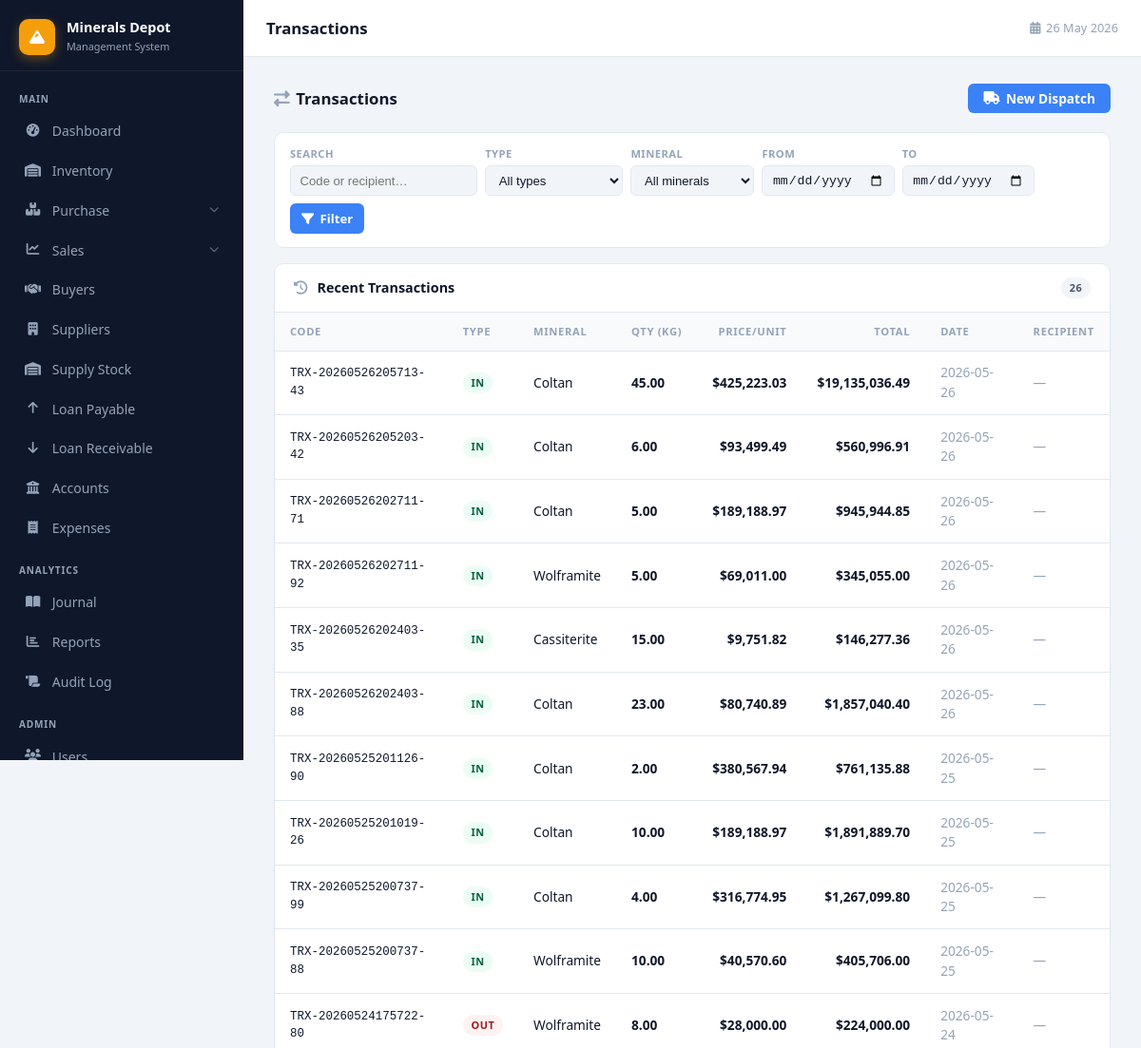
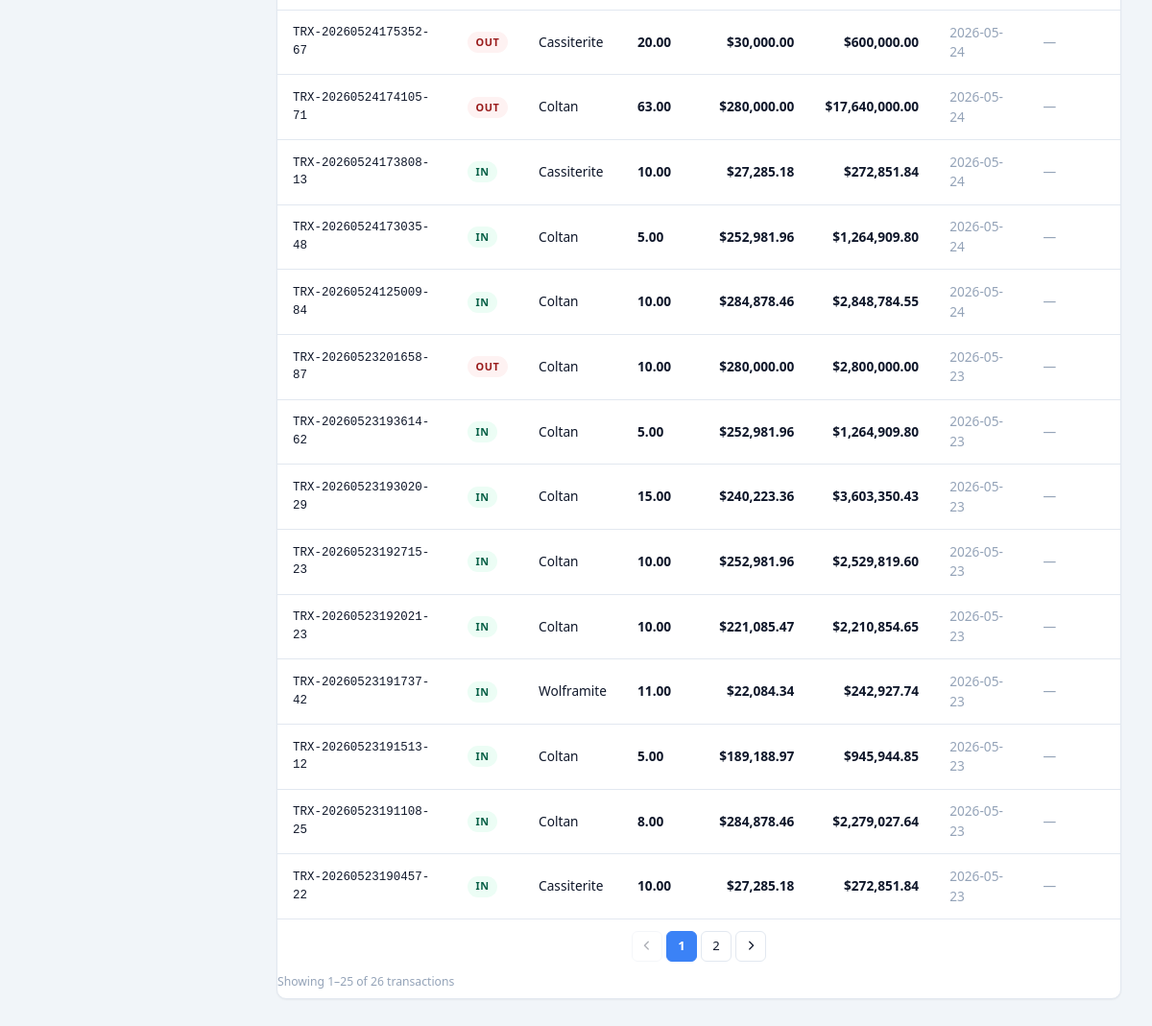
Screenshot of /transactions.php (signed in) with the database file from the repository (2 pictures, top to bottom).
### tables this page shows
CREATE TABLE `transactions` (
  `id` int(11) NOT NULL,
  `transaction_code` varchar(50) NOT NULL,
  `transaction_type` enum('IN','OUT') NOT NULL,
  `batch_id` int(11) DEFAULT NULL,
  `mineral_type_id` int(11) DEFAULT NULL,
  `quantity` decimal(12,3) NOT NULL,
  `transaction_date` date NOT NULL,
  `price_per_unit` decimal(15,2) DEFAULT NULL,
  `total_amount` decimal(15,2) DEFAULT NULL,
  `reference_number` varchar(100) DEFAULT NULL,
  `recipient_company` varchar(200) DEFAULT NULL,
  `driver_name` varchar(100) DEFAULT NULL,
  `vehicle_number` varchar(50) DEFAULT NULL,
  `notes` text DEFAULT NULL,
  `created_by` int(11) DEFAULT NULL,
  `created_at` timestamp NOT NULL DEFAULT current_timestamp()
);

CREATE TABLE `mineral_types` (
  `id` int(11) NOT NULL,
  `name` varchar(50) NOT NULL,
  `unit` varchar(20) DEFAULT 'kg',
  `description` text DEFAULT NULL
);

### transactions.php (the view, shortened to what this page needs)
<?php
require_once 'config/database.php';
$filters = [
    'search'          => trim($_GET['search']     ?? ''),
    'type'            => $_GET['type']            ?? '',
    'mineral_type_id' => $_GET['mineral_type_id'] ?? '',
    'date_from'       => $_GET['date_from']       ?? '',
    'date_to'         => $_GET['date_to']         ?? '',
];
$per_page = 25;
$page     = max(1, intval($_GET['page'] ?? 1));
$where = []; $params = [];
$where_sql = $where ? 'WHERE '.implode(' AND ', $where) : '';
$count_s = $pdo->prepare("SELECT COUNT(*) FROM transactions t $where_sql");
$count_s->execute($params);
$total       = (int)$count_s->fetchColumn();
$total_pages = max(1, (int)ceil($total / $per_page));
$page        = min($page, $total_pages);
$offset      = ($page - 1) * $per_page;
$stmt = $pdo->prepare("
    SELECT t.*, mt.name AS mineral_name
    FROM transactions t
    JOIN mineral_types mt ON t.mineral_type_id = mt.id
    $where_sql
    ORDER BY t.created_at DESC
    LIMIT $per_page OFFSET $offset
");
$stmt->execute($params);
$transactions = $stmt->fetchAll();
$has_filters = (bool)array_filter($filters);
include 'includes/header.php';
?>
<div class="page-header">
    <h2><i class="fas fa-right-left" style="margin-right:.4rem;color:var(--text-muted)"></i>Transactions</h2>
    <button class="btn btn-primary" onclick="openModal()">
        <i class="fas fa-truck"></i> New Dispatch
    </button>
</div>
<form method="GET" action="transactions.php" class="filter-bar">
    <div class="filter-group">
        <label>Search</label>
        <input type="search" name="search" placeholder="Code or recipient…"
               value="<?= htmlspecialchars($filters['search']) ?>">
    </div>
    <div class="filter-group">
        <label>Type</label>
        <select name="type">
            <option value="">All types</option>
        </select>
    </div>
    <div class="filter-group">
        <label>Mineral</label>
        <select name="mineral_type_id">
            <option value="">All minerals</option>
        </select>
    </div>
    <div class="filter-group">
        <label>From</label>
        <input type="date" name="date_from" value="<?= htmlspecialchars($filters['date_from']) ?>">
    </div>
    <div class="filter-group">
        <label>To</label>
        <input type="date" name="date_to" value="<?= htmlspecialchars($filters['date_to']) ?>">
    </div>
    <div class="filter-actions">
        <button type="submit" class="btn btn-primary" style="height:2rem;padding:0 .75rem;font-size:.82rem">
            <i class="fas fa-filter"></i> Filter
        </button>
    </div>
</form>
<div class="card">
    <div class="card-header">
        <span><i class="fas fa-clock-rotate-left" style="margin-right:.4rem;color:var(--text-muted)"></i>
            <?= $has_filters ? 'Filtered Transactions' : 'Recent Transactions' ?>
        </span>
        <span class="badge badge-secondary" id="txn-count"><?= $total ?></span>
    </div>
    <div style="overflow-x:auto">
        <table>
            <thead>
                <tr>
                    <th>Code</th><th>Type</th><th>Mineral</th>
                    <th>Qty (kg)</th>
                    <th style="text-align:right">Price/unit</th>
                    <th style="text-align:right">Total</th>
                    <th>Date</th><th>Recipient</th>
                </tr>
            </thead>
            <tbody id="txn-tbody">
                <?php foreach($transactions as $t): ?>
                <tr>
                    <td class="font-mono" style="font-size:.78rem"><?= htmlspecialchars($t['transaction_code']) ?></td>
                    <td>
                        <span class="badge <?= $t['transaction_type']==='IN'?'badge-success':'badge-danger' ?>">
                            <?= $t['transaction_type'] ?>
                        </span>
                    </td>
                    <td><?= htmlspecialchars($t['mineral_name']) ?></td>
                    <td class="fw-600"><?= number_format($t['quantity'],2) ?></td>
                    <td style="text-align:right" class="fw-600">
                        <?= $t['price_per_unit'] !== null ? '$'.number_format($t['price_per_unit'],2) : '<span class="text-muted">—</span>' ?>
                    </td>
                    <td style="text-align:right" class="fw-600">
                        <?= $t['total_amount'] !== null ? '$'.number_format($t['total_amount'],2) : '<span class="text-muted">—</span>' ?>
                    </td>
                    <td class="text-muted"><?= $t['transaction_date'] ?></td>
                    <td class="text-muted"><?= htmlspecialchars($t['recipient_company']??'—') ?></td>
                </tr>
                <?php endforeach; ?>
            </tbody>
        </table>
    </div>
    <?php if($total_pages > 1): ?>
    <?= paginate($page, $total_pages, $filters, 'transactions.php') ?>
    <p class="pagination-info" style="padding-bottom:.5rem">
        Showing <?= $offset + 1 ?>–<?= min($offset + $per_page, $total) ?> of <?= $total ?> transactions
    </p>
    <?php endif; ?>
</div>
<?php include 'includes/footer.php'; ?>

### css/style.css (style rules this page uses)
:root { --sidebar-w: 256px; --topbar-h: 60px; --sidebar-bg: #0f172a; --sidebar-text: #94a3b8; --sidebar-hover: rgba(255,255,255,.07); --sidebar-active: #1d4ed8; --accent: #f59e0b; --primary: #3b82f6; --primary-dark: #1d4ed8; --success: #10b981; --danger: #ef4444; --warning: #f59e0b; --bg: #f1f5f9; --surface: #ffffff; --border: #e2e8f0; --text: #0f172a; --text-sec: #475569; --text-muted: #94a3b8; --shadow-sm: 0 1px 2px rgba(0,0,0,.05); --shadow: 0 1px 3px rgba(0,0,0,.10),0 1px 2px rgba(0,0,0,.06); --shadow-md: 0 4px 6px -1px rgba(0,0,0,.10),0 2px 4px -1px rgba(0,0,0,.06); --shadow-lg: 0 10px 25px -3px rgba(0,0,0,.15); --r-sm: 6px; --r: 10px; --r-lg: 16px; }
*,*::before,*::after { margin:0; padding:0; box-sizing:border-box; }
body { font-family:'Segoe UI',system-ui,-apple-system,sans-serif; background:var(--bg); color:var(--text); line-height:1.5; font-size:14px; }
.page-header { display:flex; align-items:center; justify-content:space-between; margin-bottom:1.25rem; flex-wrap:wrap; gap:.75rem; }
.page-header h2 { font-size:1.05rem; font-weight:700; }
.card { background:var(--surface); border-radius:var(--r); border:1px solid var(--border); box-shadow:var(--shadow-sm); }
.card-header { padding:.875rem 1.25rem; border-bottom:1px solid var(--border); font-weight:600; font-size:.9rem; display:flex; align-items:center; justify-content:space-between; gap:.75rem; }
table { width:100%; border-collapse:collapse; background:var(--surface); font-size:.855rem; }
thead th { background:#f8fafc; color:var(--text-muted); font-weight:600; font-size:.7rem; text-transform:uppercase; letter-spacing:.06em; padding:.7rem 1rem; text-align:left; border-bottom:1px solid var(--border); white-space:nowrap; }
tbody td { padding:.8rem 1rem; border-bottom:1px solid var(--border); vertical-align:middle; }
tbody tr:last-child td { border-bottom:none; }
.btn { display:inline-flex; align-items:center; gap:.4rem; padding:.55rem 1rem; border:none; border-radius:var(--r-sm); font-size:.855rem; font-weight:600; cursor:pointer; transition:background .15s,opacity .15s,transform .1s; text-decoration:none; white-space:nowrap; font-family:inherit; line-height:1; }
.btn-primary { background:var(--primary); color:#fff; }
.badge { display:inline-flex; align-items:center; padding:.18rem .55rem; border-radius:999px; font-size:.68rem; font-weight:700; text-transform:uppercase; letter-spacing:.05em; white-space:nowrap; }
.badge-success { background:#ecfdf5; color:#065f46; }
.badge-danger { background:#fef2f2; color:#991b1b; }
.badge-secondary { background:#f1f5f9; color:#475569; }
.filter-bar { display:flex; gap:.5rem; flex-wrap:wrap; align-items:flex-end; padding:.875rem 1rem; background:var(--surface); border:1px solid var(--border); border-radius:var(--r); margin-bottom:1rem; }
.filter-group { display:flex; flex-direction:column; gap:.2rem; }
.filter-group label { font-size:.7rem; color:var(--text-muted); font-weight:600; text-transform:uppercase; letter-spacing:.04em; }
.filter-group select, .filter-group input[type=text], .filter-group input[type=date], .filter-group input[type=search] { padding:.35rem .6rem; font-size:.82rem; border:1px solid var(--border); border-radius:var(--r-sm); background:var(--bg); color:var(--text); height:2rem; min-width:130px; }
.filter-group input[type=search] { min-width:180px; }
.filter-actions { display:flex; gap:.4rem; align-self:flex-end; }
.pagination-info { font-size:.76rem; color:var(--text-muted); }
.text-muted { color:var(--text-muted); }
.fw-600 { font-weight:600; }
.font-mono { font-family:'Consolas','Monaco',monospace; font-size:.85em; }

### rows the page displays
transactions: transaction_code "TRX-20260526205713-43", transaction_type "IN", mineral_type.name "Coltan", quantity "45.00", price_per_unit "425,223.03", total_amount "19,135,036.49", transaction_date "2026-05-26", recipient_company "—"
transactions: transaction_code "TRX-20260526205203-42", transaction_type "IN", mineral_type.name "Coltan", quantity "6.00", price_per_unit "93,499.49", total_amount "560,996.91", transaction_date "2026-05-26", recipient_company "—"
transactions: transaction_code "TRX-20260526202711-71", transaction_type "IN", mineral_type.name "Coltan", quantity "5.00", price_per_unit "189,188.97", total_amount "945,944.85", transaction_date "2026-05-26", recipient_company "—"
transactions: transaction_code "TRX-20260526202711-92", transaction_type "IN", mineral_type.name "Wolframite", quantity "5.00", price_per_unit "69,011.00", total_amount "345,055.00", transaction_date "2026-05-26", recipient_company "—"
transactions: transaction_code "TRX-20260526202403-35", transaction_type "IN", mineral_type.name "Cassiterite", quantity "15.00", price_per_unit "9,751.82", total_amount "146,277.36", transaction_date "2026-05-26", recipient_company "—"
transactions: transaction_code "TRX-20260526202403-88", transaction_type "IN", mineral_type.name "Coltan", quantity "23.00", price_per_unit "80,740.89", total_amount "1,857,040.40", transaction_date "2026-05-26", recipient_company "—"
transactions: transaction_code "TRX-20260525201126-90", transaction_type "IN", mineral_type.name "Coltan", quantity "2.00", price_per_unit "380,567.94", total_amount "761,135.88", transaction_date "2026-05-25", recipient_company "—"
transactions: transaction_code "TRX-20260525201019-26", transaction_type "IN", mineral_type.name "Coltan", quantity "10.00", price_per_unit "189,188.97", total_amount "1,891,889.70", transaction_date "2026-05-25", recipient_company "—"
transactions: transaction_code "TRX-20260525200737-99", transaction_type "IN", mineral_type.name "Coltan", quantity "4.00", price_per_unit "316,774.95", total_amount "1,267,099.80", transaction_date "2026-05-25", recipient_company "—"
transactions: transaction_code "TRX-20260525200737-88", transaction_type "IN", mineral_type.name "Wolframite", quantity "10.00", price_per_unit "40,570.60", total_amount "405,706.00", transaction_date "2026-05-25", recipient_company "—"
transactions: transaction_code "TRX-20260524175722-80", transaction_type "OUT", mineral_type.name "Wolframite", quantity "8.00", price_per_unit "28,000.00", total_amount "224,000.00", transaction_date "2026-05-24", recipient_company "—"
transactions: transaction_code "TRX-20260524175352-67", transaction_type "OUT", mineral_type.name "Cassiterite", quantity "20.00", price_per_unit "30,000.00", total_amount "600,000.00", transaction_date "2026-05-24", recipient_company "—"
transactions: transaction_code "TRX-20260524174105-71", transaction_type "OUT", mineral_type.name "Coltan", quantity "63.00", price_per_unit "280,000.00", total_amount "17,640,000.00", transaction_date "2026-05-24", recipient_company "—"
transactions: transaction_code "TRX-20260524173808-13", transaction_type "IN", mineral_type.name "Cassiterite", quantity "10.00", price_per_unit "27,285.18", total_amount "272,851.84", transaction_date "2026-05-24", recipient_company "—"
transactions: transaction_code "TRX-20260524173035-48", transaction_type "IN", mineral_type.name "Coltan", quantity "5.00", price_per_unit "252,981.96", total_amount "1,264,909.80", transaction_date "2026-05-24", recipient_company "—"
transactions: transaction_code "TRX-20260524125009-84", transaction_type "IN", mineral_type.name "Coltan", quantity "10.00", price_per_unit "284,878.46", total_amount "2,848,784.55", transaction_date "2026-05-24", recipient_company "—"
transactions: transaction_code "TRX-20260523201658-87", transaction_type "OUT", mineral_type.name "Coltan", quantity "10.00", price_per_unit "280,000.00", total_amount "2,800,000.00", transaction_date "2026-05-23", recipient_company "—"
transactions: transaction_code "TRX-20260523193614-62", transaction_type "IN", mineral_type.name "Coltan", quantity "5.00", price_per_unit "252,981.96", total_amount "1,264,909.80", transaction_date "2026-05-23", recipient_company "—"
transactions: transaction_code "TRX-20260523193020-29", transaction_type "IN", mineral_type.name "Coltan", quantity "15.00", price_per_unit "240,223.36", total_amount "3,603,350.43", transaction_date "2026-05-23", recipient_company "—"
transactions: transaction_code "TRX-20260523192715-23", transaction_type "IN", mineral_type.name "Coltan", quantity "10.00", price_per_unit "252,981.96", total_amount "2,529,819.60", transaction_date "2026-05-23", recipient_company "—"
transactions: transaction_code "TRX-20260523192021-23", transaction_type "IN", mineral_type.name "Coltan", quantity "10.00", price_per_unit "221,085.47", total_amount "2,210,854.65", transaction_date "2026-05-23", recipient_company "—"
transactions: transaction_code "TRX-20260523191737-42", transaction_type "IN", mineral_type.name "Wolframite", quantity "11.00", price_per_unit "22,084.34", total_amount "242,927.74", transaction_date "2026-05-23", recipient_company "—"
transactions: transaction_code "TRX-20260523191513-12", transaction_type "IN", mineral_type.name "Coltan", quantity "5.00", price_per_unit "189,188.97", total_amount "945,944.85", transaction_date "2026-05-23", recipient_company "—"
transactions: transaction_code "TRX-20260523191108-25", transaction_type "IN", mineral_type.name "Coltan", quantity "8.00", price_per_unit "284,878.46", total_amount "2,279,027.64", transaction_date "2026-05-23", recipient_company "—"
transactions: transaction_code "TRX-20260523190457-22", transaction_type "IN", mineral_type.name "Cassiterite", quantity "10.00", price_per_unit "27,285.18", total_amount "272,851.84", transaction_date "2026-05-23", recipient_company "—"

### other values shown
$page_title "Transactions"
$total "26"
$offset + 1 "1"
min($offset + $per_page, $total) "25"
